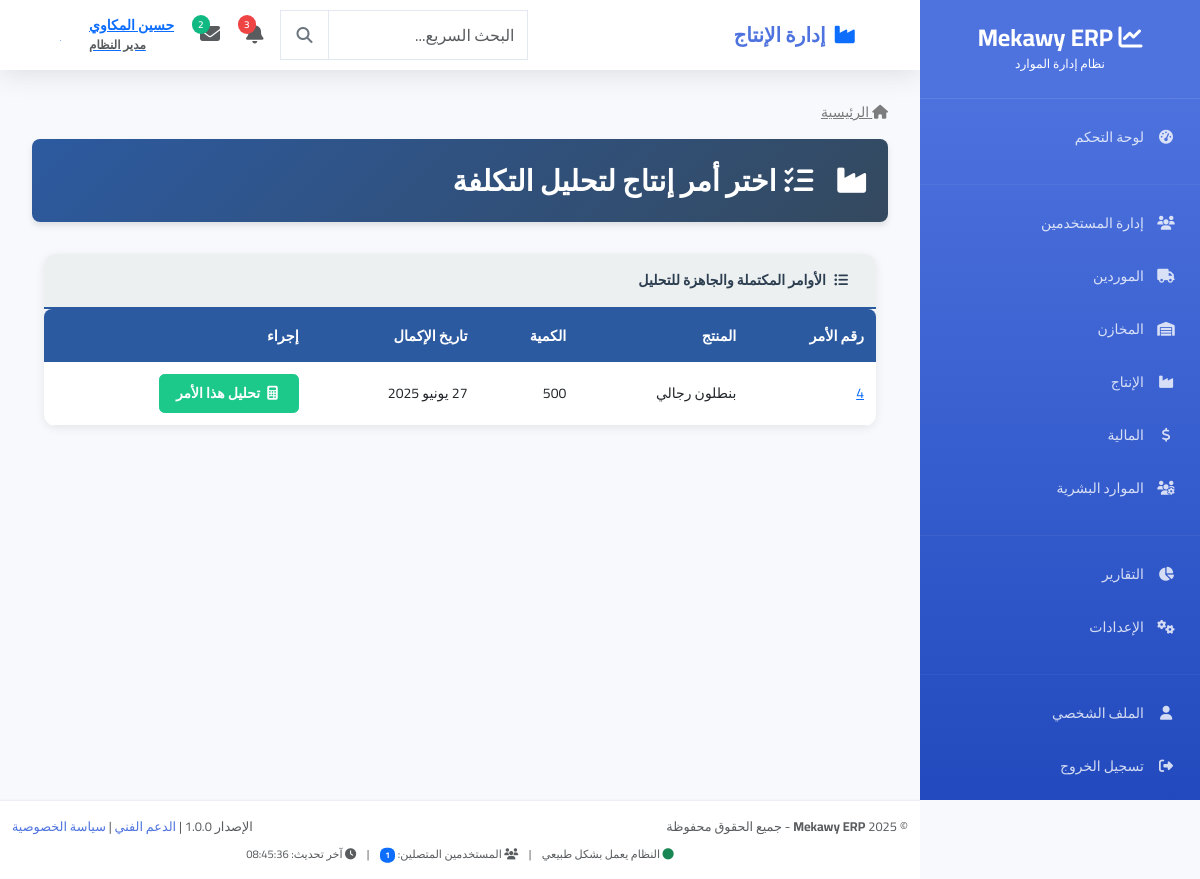
The app's page /production/cost-analysis/select-order/ (signed in) with its own data.
### users/models.py (models this page shows, shortened)
class User(AbstractUser):
    ROLE_CHOICES = [
        ('admin', 'مدير النظام'),
        ('manager', 'مدير'),
        ('warehouse_manager', 'مدير المخازن'),
        ('warehouse_employee', 'موظف مخازن'),
        ('production_manager', 'مدير الإنتاج'),
        ('accountant', 'محاسب'),
        ('employee', 'موظف'),
        ('viewer', 'مشاهد فقط'),
    ]
    email = models.EmailField(unique=True, verbose_name="البريد الإلكتروني")
    phone = models.CharField(max_length=20, blank=True, null=True, verbose_name="رقم الهاتف")
    role = models.CharField(max_length=20, choices=ROLE_CHOICES, default='employee', verbose_name="الدور")
    department = models.CharField(max_length=100, blank=True, null=True, verbose_name="القسم")
    profile_picture = models.ImageField(upload_to='profile_pics/', blank=True, null=True, verbose_name="الصورة الشخصية")
    is_active = models.BooleanField(default=True, verbose_name="نشط")
    created_at = models.DateTimeField(auto_now_add=True, verbose_name="تاريخ الإنشاء")
    updated_at = models.DateTimeField(auto_now=True, verbose_name="آخر تحديث")
    USERNAME_FIELD = 'email'
    REQUIRED_FIELDS = ['username', 'first_name', 'last_name']
    class Meta:
        db_table = 'users_user'
        verbose_name = 'مستخدم'
        verbose_name_plural = 'المستخدمون'
    @property
    def full_name(self):
        return f"{self.first_name} {self.last_name}".strip()

### production/models.py (models this page shows, shortened)
class ProductionOrder(models.Model):
    STATUS_CHOICES = [
        ('draft', 'مسودة'),
        ('approved', 'موافق عليه'),
        ('in_cutting', 'قيد القص'),
        ('in_assembly', 'قيد التجميع'),
        ('in_dyeing', 'قيد الصباغة'),
        ('in_finishing', 'قيد التشطيب'),
        ('completed', 'مكتمل'),
        ('cancelled', 'ملغي'),
    ]
    PRIORITY_CHOICES = [
        ('low', 'منخفض'),
        ('medium', 'متوسط'),
        ('high', 'عالي'),
        ('urgent', 'عاجل'),
    ]
    QUALITY_LEVELS = [
        ('standard', 'عادي'),
        ('premium', 'ممتاز'),
        ('luxury', 'فاخر'),
    ]
    order_number = models.CharField(max_length=50, unique=True, verbose_name="رقم الأمر")
    product = models.ForeignKey(FinishedProduct, on_delete=models.CASCADE, verbose_name="المنتج")
    batch_number = models.CharField(max_length=100, verbose_name="رقم الدفعة")
    quantity_ordered = models.PositiveIntegerField(verbose_name="الكمية المطلوبة")
    textile_stock = models.ForeignKey(TextileStock, on_delete=models.CASCADE, verbose_name="مخزون القماش")
    fabric_meters_allocated = models.DecimalField(max_digits=10, decimal_places=2, verbose_name="أمتار القماش المخصصة")
    status = models.CharField(max_length=20, choices=STATUS_CHOICES, default='draft', verbose_name="الحالة")
    priority = models.CharField(max_length=10, choices=PRIORITY_CHOICES, default='medium', verbose_name="الأولوية")
    start_date = models.DateField(verbose_name="تاريخ البدء")
    expected_completion_date = models.DateField(verbose_name="تاريخ الإكمال المتوقع")
    actual_completion_date = models.DateField(null=True, blank=True, verbose_name="تاريخ الإكمال الفعلي")
    notes = models.TextField(blank=True, verbose_name="ملاحظات")
    created_by = models.ForeignKey(User, on_delete=models.SET_NULL, null=True, related_name='created_production_orders', verbose_name="أنشأ بواسطة")
    approved_by = models.ForeignKey(User, on_delete=models.SET_NULL, null=True, blank=True, related_name='approved_production_orders', verbose_name="وافق عليه")
    created_at = models.DateTimeField(auto_now_add=True, verbose_name="تاريخ الإنشاء")
    approved_at = models.DateTimeField(null=True, blank=True, verbose_name="تاريخ الموافقة")
    fabric_image = models.ImageField(upload_to='production/fabric_images/', blank=True, null=True, verbose_name="صورة القماش")
    minimum_stock_level = models.DecimalField(max_digits=10, decimal_places=2, default=0, verbose_name="الحد الأدنى للمخزون (متر)")
    start_time = models.TimeField(blank=True, null=True, verbose_name="وقت البدء")
    expected_completion_time = models.TimeField(blank=True, null=True, verbose_name="وقت الإنجاز المتوقع")
    bom_version = models.ForeignKey(BillOfMaterials, on_delete=models.SET_NULL, null=True, blank=True, verbose_name="نسخة قائمة المواد")
    quality_level = models.CharField(max_length=20, choices=QUALITY_LEVELS, default='standard', verbose_name="مستوى الجودة")
    quality_requirements = models.TextField(blank=True, verbose_name="متطلبات الجودة")
    quality_check_required = models.BooleanField(default=True, verbose_name="فحص الجودة مطلوب")
    is_rush_order = models.BooleanField(default=False, verbose_name="أمر عاجل")
    customer_reference = models.CharField(max_length=100, blank=True, verbose_name="مرجع العميل")
    delivery_location = models.CharField(max_length=200, blank=True, verbose_name="موقع التسليم")
    special_instructions = models.TextField(blank=True, verbose_name="تعليمات خاصة")
    additional_notes = models.TextField(blank=True, verbose_name="ملاحظات إضافية")
    attachments = models.FileField(upload_to='production/attachments/', blank=True, null=True, verbose_name="مرفقات")
    is_active = models.BooleanField(default=True, verbose_name="نشط")
    class Meta:
        verbose_name = "أمر إنتاج"
        verbose_name_plural = "أوامر الإنتاج"
        ordering = ['-created_at']

class FinishedProduct(models.Model):
    PRODUCT_CATEGORIES = [
        ('shirt', 'قميص'),
        ('pants', 'بنطلون'),
        ('dress', 'فستان'),
        ('jacket', 'جاكيت'),
        ('skirt', 'تنورة'),
        ('other', 'أخرى'),
    ]
    SIZES = [
        ('XS', 'XS'),
        ('S', 'S'),
        ('M', 'M'),
        ('L', 'L'),
        ('XL', 'XL'),
        ('XXL', 'XXL'),
        ('XXXL', 'XXXL'),
    ]
    name = models.CharField(max_length=200, verbose_name="اسم المنتج")
    code = models.CharField(max_length=50, unique=True, verbose_name="كود المنتج")
    category = models.ForeignKey(ProductCategory, on_delete=models.SET_NULL, null=True, blank=True, verbose_name="الفئة")
    size_group = models.ForeignKey(SizeGroup, on_delete=models.SET_NULL, null=True, blank=True, verbose_name="مجموعة المقاسات")
    fabric_per_meter = models.DecimalField(max_digits=6, decimal_places=2, default=0, verbose_name="متطلبات القماش لكل متر")
    description = models.TextField(blank=True, verbose_name="الوصف")
    base_cost = models.DecimalField(max_digits=10, decimal_places=2, default=0, verbose_name="التكلفة الأساسية")
    selling_price = models.DecimalField(max_digits=10, decimal_places=2, default=0, verbose_name="سعر البيع")
    fabric_quantity_per_piece = models.DecimalField(max_digits=6, decimal_places=2, verbose_name="كمية القماش المطلوبة لإنتاج قطعة واحدة")
    warehouse_product = models.OneToOneField(
        WarehouseProduct,
        on_delete=models.SET_NULL,
        null=True,
        blank=True,
        related_name='finished_product_origin',
        verbose_name="منتج المخزن"
    )
    is_active = models.BooleanField(default=True, verbose_name="الحالة")
    created_at = models.DateTimeField(auto_now_add=True, verbose_name="تاريخ الإنشاء")
    created_by = models.ForeignKey(User, on_delete=models.SET_NULL, null=True, verbose_name="أنشأ بواسطة")
    class Meta:
        verbose_name = "منتج نهائي"
        verbose_name_plural = "المنتجات النهائية"

### production/views.py (the view)
# urls.py: path('cost-analysis/select-order/', views.CostAnalysisSelectOrderView.as_view(), name='cost_analysis_select_order'),
class CostAnalysisSelectOrderView(LoginRequiredMixin, ListView):
    model = ProductionOrder
    template_name = 'production/cost_analysis_select_order.html'
    context_object_name = 'orders'
    paginate_by = 20
    def get_queryset(self):
        return ProductionOrder.objects.filter(
            status='completed',
            cost_analysis__isnull=True
        ).select_related('product').order_by('-actual_completion_date')
    def get_context_data(self, **kwargs):
        context = super().get_context_data(**kwargs)
        context['page_title'] = "اختر أمر إنتاج لتحليل التكلفة"
        return context

### templates/production/cost_analysis_select_order.html (shortened to what this page needs)
{% extends 'production/production_base.html' %}
{% load static humanize %}
{% block production_page_title %}
    <i class="fas fa-tasks me-2"></i>{{ page_title }}
{% endblock %}
{% block production_content %}
<div class="production-card">
    <div class="production-card-header">
        <i class="fas fa-list-ul me-2"></i>الأوامر المكتملة والجاهزة للتحليل
    </div>
    <div class="production-card-body p-0">
        <div class="table-responsive">
            <table class="table production-table table-hover mb-0">
                <thead>
                    <tr>
                        <th>رقم الأمر</th>
                        <th>المنتج</th>
                        <th>الكمية</th>
                        <th>تاريخ الإكمال</th>
                        <th>إجراء</th>
                    </tr>
                </thead>
                <tbody>
                    {% for order in orders %}
                    <tr>
                        <td>
                            <a href="{% url 'production:order_detail' order.pk %}">
                                {{ order.order_number }}
                            </a>
                        </td>
                        <td>{{ order.product.name }}</td>
                        <td>{{ order.quantity_ordered|intcomma }}</td>
                        <td>{{ order.actual_completion_date|date:"d M Y" }}</td>
                        <td>
                            <a href="{% url 'production:cost_analysis_create' order.pk %}" class="btn btn-sm btn-success">
                                <i class="fas fa-calculator me-1"></i> تحليل هذا الأمر
                            </a>
                        </td>
                    </tr>
                    {% endfor %}
                </tbody>
            </table>
        </div>
    </div>
</div>
{% endblock %}

### templates/partials/navbar.html (shortened to what this page needs)
<nav class="navbar navbar-expand-lg">
    <div class="container-fluid px-3">
        <div class="navbar-brand mb-0 fw-bold fs-5">
            {% block page_title %}
                {% if request.resolver_match.url_name == 'index' %}
                    <i class="fas fa-tachometer-alt text-primary me-2"></i>لوحة التحكم
                {% elif 'users' in request.resolver_match.app_name %}
                    <i class="fas fa-users text-primary me-2"></i>إدارة المستخدمين
                {% elif 'suppliers' in request.resolver_match.app_name %}
                    <i class="fas fa-truck text-primary me-2"></i>إدارة الموردين
                {% elif 'warehouses' in request.resolver_match.app_name %}
                    <i class="fas fa-warehouse text-primary me-2"></i>إدارة المخازن
                {% elif 'production' in request.resolver_match.app_name %}
                    <i class="fas fa-industry text-primary me-2"></i>إدارة الإنتاج
                {% elif 'finance' in request.resolver_match.app_name %}
                    <i class="fas fa-chart-line text-primary me-2"></i>إدارة المالية
                {% elif 'hr' in request.resolver_match.app_name %}
                    <i class="fas fa-users-cog text-primary me-2"></i>الموارد البشرية
                {% else %}
                    <i class="fas fa-chart-line text-primary me-2"></i>Mekawy ERP
                {% endif %}
            {% endblock %}
        </div>
        <div class="d-flex align-items-center gap-2">
            <div class="search-container d-none d-md-block">
                <div class="input-group">
                    <input type="text" class="form-control search-input" placeholder="البحث السريع..." style="width: 200px;">
                    <button class="btn btn-outline-secondary search-btn" type="button">
                        <i class="fas fa-search"></i>
                    </button>
                </div>
            </div>
            <div class="dropdown">
                <button class="btn btn-link position-relative p-2" data-bs-toggle="dropdown">
                    <i class="fas fa-bell fs-5 text-muted"></i>
                    <span class="notification-badge">3</span>
                </button>
            </div>
            <div class="dropdown">
                <button class="btn btn-link position-relative p-2" data-bs-toggle="dropdown">
                    <i class="fas fa-envelope fs-5 text-muted"></i>
                    <span class="message-badge">2</span>
                </button>
            </div>
            <div class="dropdown">
                <button class="btn btn-link d-flex align-items-center gap-2 p-2" data-bs-toggle="dropdown">
                    <div class="user-info text-end d-none d-lg-block">
                        <div class="fw-semibold">{{ user.get_full_name|default:user.username }}</div>
                        <small class="text-muted">{{ user.get_role_display|default:"مستخدم" }}</small>
                    </div>
                    {% if user.profile_picture %}
                        <img src="{{ user.profile_picture.url }}" class="user-avatar" alt="{{ user.get_full_name }}">
                    {% else %}
                        <div class="user-avatar-placeholder">
                            {{ user.get_full_name|first|upper|default:"U" }}
                        </div>
                    {% endif %}
                </button>
            </div>
        </div>
    </div>
</nav>

### records on screen
User: get_full_name "حسين المكاوي", role "مدير النظام", get_full_name|first "ح"
ProductionOrder: order_number "4", product.name "بنطلون رجالي", quantity_ordered "500", actual_completion_date "27 يونيو 2025"

### other values on screen
{{ page_title }} "اختر أمر إنتاج لتحليل التكلفة"
{{ online_users_count|default:"0" }} "1"
{{ last_update|default:"الآن" }} "08:45:36"
